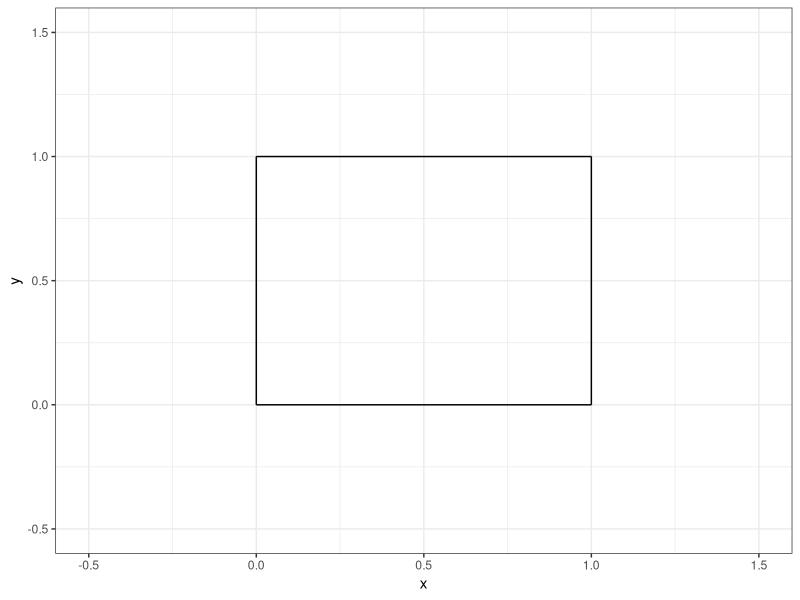
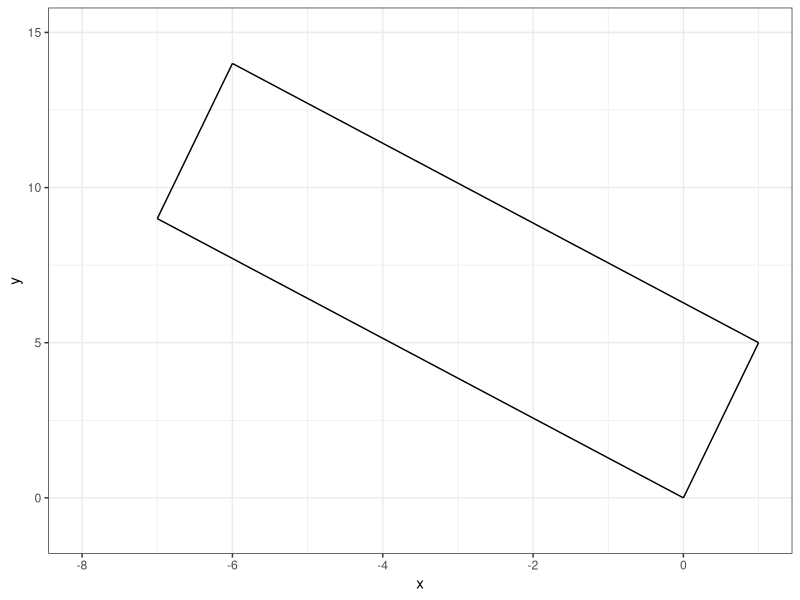
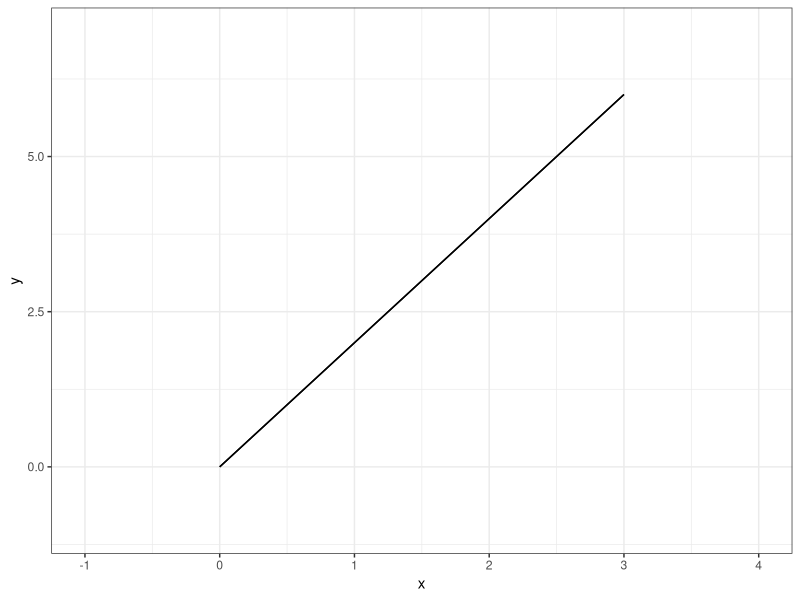

Source code (R) for these figures, in order:
## ---- chunk 1
#| echo: false

default_chunk_hook  <- knitr::knit_hooks$get("chunk")

latex_font_size <- c("Huge", "huge", "LARGE", "Large", 
                     "large", "normalsize", "small", 
                     "footnotesize", "scriptsize", "tiny")

knitr::knit_hooks$set(chunk = function(x, options) {
  x <- default_chunk_hook(x, options)
  if(options$size %in% latex_font_size) {
    paste0("\n \\", options$size, "\n\n", 
      x, 
      "\n\n \\normalsize"
    )
  } else {
    x
  }
})

## ---- chunk 2
#| label: load-packages
#| include: false
library(tidyverse)
## ---- chunk 3
#| label: fig-unitsquare
#| fig-cap: "The unit square."
#| fig-width: 3
#| fig-height: 3
#| scale: "80%"
#| fig-align: "center"
#| size: "scriptsize"
ggplot() +
  geom_segment(aes(x = 0, xend = 0,
                   y=0, yend = 1))+
  geom_segment(aes(x = 0, xend = 1,
                   y=1, yend = 1))+
  geom_segment(aes(x = 1, xend = 1,
                   y=0, yend = 1))+
  geom_segment(aes(x = 0, xend = 1,
                   y=0, yend = 0)) +
  theme_bw() + 
  xlim(-0.5, 1.5)+
  ylim(-0.5, 1.5)+
  labs(x = "x", 
       y = "y")
## ---- chunk 4
#| size: "scriptsize"
#| code-fold: FALSE
 
(A = matrix(data=c(1,-7,5,9), nrow=2, ncol=2, byrow=TRUE))
## ---- chunk 5
#| size: "scriptsize"
#| code-fold: FALSE

(M = diag(2))
(T = A %*% M)
## ---- chunk 6
#| size: "scriptsize"
#| code-fold: FALSE
(basis.vector.1 = T[,1])
(basis.vector.2 = T[,2])
## ---- chunk 7
#| size: "scriptsize"
#| code-fold: FALSE
(p.0 = c(0,0))
(p.1 = basis.vector.1)
(p.2 = basis.vector.1 + basis.vector.2)
(p.3 = basis.vector.2)
## ---- chunk 8
#| label: fig-part-1e
#| fig-cap: "The unit square (part 1e)."
#| fig-width: 3
#| fig-height: 3
#| scale: "80%"
#| fig-align: "center"
#| size: "scriptsize"
ggplot() +
  geom_segment(aes(x = p.0[1], xend = p.1[1],
                   y=p.0[2], yend = p.1[2]))+
  geom_segment(aes(x = p.1[1], xend = p.2[1],
                   y=p.1[2], yend = p.2[2]))+
  geom_segment(aes(x = p.2[1], xend = p.3[1],
                   y=p.2[2], yend = p.3[2]))+
  geom_segment(aes(x = p.3[1], xend = p.0[1],
                   y=p.3[2], yend = p.0[2])) +
  theme_bw() + 
  xlim(-8, 1)+
  ylim(-1, 15)+
  labs(x = "x", 
       y = "y")
## ---- chunk 9
#| size: "scriptsize"
#| code-fold: FALSE
(det.A = det(A))
## ---- chunk 10
#| size: "scriptsize"
#| code-fold: FALSE
 
(A = matrix(data=c(1,2,2,4), nrow=2, ncol=2, byrow=TRUE))
## ---- chunk 11
#| size: "scriptsize"
#| code-fold: FALSE

(M = diag(2))
(T = A %*% M)
## ---- chunk 12
#| size: "scriptsize"
#| code-fold: FALSE
(basis.vector.1 = T[,1])
(basis.vector.2 = T[,2])
## ---- chunk 13
#| size: "scriptsize"
#| code-fold: FALSE
(p.0 = c(0,0))
(p.1 = basis.vector.1)
(p.2 = basis.vector.1 + basis.vector.2)
(p.3 = basis.vector.2)
## ---- chunk 14
#| label: fig-part-2e
#| fig-cap: "The unit square (part 2e)."
#| fig-width: 3
#| fig-height: 3
#| scale: "80%"
#| fig-align: "center"
#| size: "scriptsize"
ggplot() +
  geom_segment(aes(x = p.0[1], xend = p.1[1],
                   y=p.0[2], yend = p.1[2]))+
  geom_segment(aes(x = p.1[1], xend = p.2[1],
                   y=p.1[2], yend = p.2[2]))+
  geom_segment(aes(x = p.2[1], xend = p.3[1],
                   y=p.2[2], yend = p.3[2]))+
  geom_segment(aes(x = p.3[1], xend = p.0[1],
                   y=p.3[2], yend = p.0[2])) +
  theme_bw() + 
  xlim(-1, 4)+
  ylim(-1, 7)+
  labs(x = "x", 
       y = "y")
